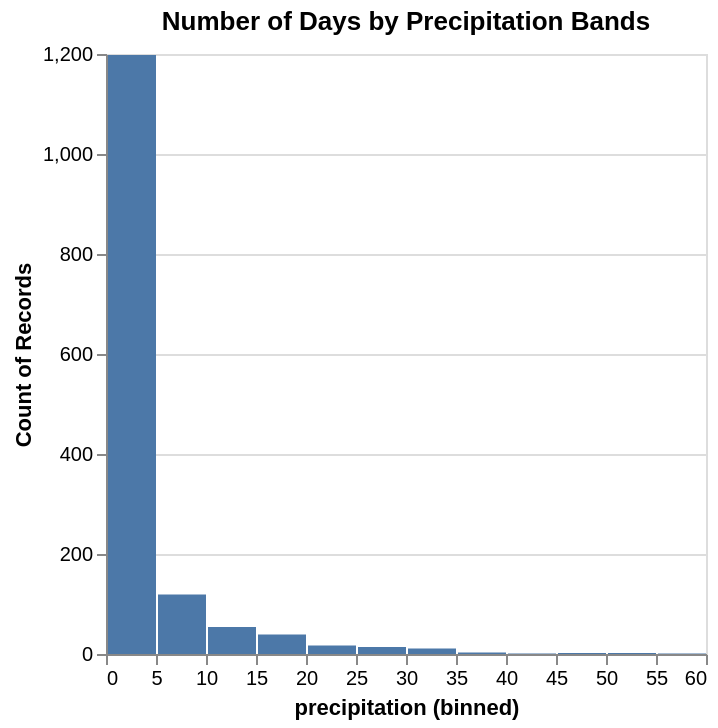

Write notebook code for a chart like this one.
### Code cell
val histogram = VegaPlot.fromResource("histogram.vl.json")
histogram.plot(
  _.data.values := data.asJson,
  _.encoding.x.field := "precipitation",
  _.title := "Number of Days by Precipitation Bands",
  _.encoding.x.bin.step := 5
)

### Figure 1 — Vega-Lite specification as saved in the notebook (floating-point values rounded to 4 significant figures; data arrays with more than 128 entries replaced by an {"elided": "..."} marker saying what was removed)
{"$schema": "https://vega.github.io/schema/vega-lite/v6.json", "autosize": {"contains": "padding", "resize": false, "type": "pad"}, "data": {"values": {"elided": "1461 records"}}, "encoding": {"x": {"bin": {"step": 5}, "field": "precipitation"}, "y": {"aggregate": "count"}}, "height": "400", "mark": {"tooltip": true, "type": "bar"}, "title": "Number of Days by Precipitation Bands", "width": "400"}
